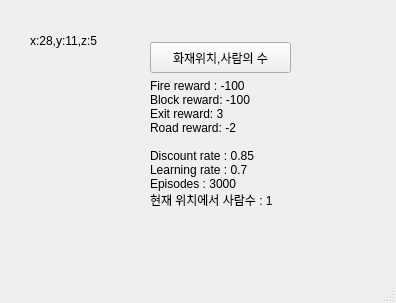
<?xml version="1.0" encoding="UTF-8"?>
<ui version="4.0">
 <class>MainWindow</class>
 <widget class="QMainWindow" name="MainWindow">
  <property name="geometry">
   <rect>
    <x>0</x>
    <y>0</y>
    <width>396</width>
    <height>303</height>
   </rect>
  </property>
  <property name="windowTitle">
   <string>MainWindow</string>
  </property>
  <widget class="QWidget" name="centralwidget">
   <widget class="QPushButton" name="btn1">
    <property name="geometry">
     <rect>
      <x>150</x>
      <y>42</y>
      <width>141</width>
      <height>31</height>
     </rect>
    </property>
    <property name="text">
     <string>화재위치,사람의 수</string>
    </property>
   </widget>
   <widget class="QLabel" name="label">
    <property name="geometry">
     <rect>
      <x>30</x>
      <y>30</y>
      <width>81</width>
      <height>21</height>
     </rect>
    </property>
    <property name="text">
     <string>x:28,y:11,z:5</string>
    </property>
   </widget>
   <widget class="QLabel" name="label_2">
    <property name="geometry">
     <rect>
      <x>150</x>
      <y>80</y>
      <width>151</width>
      <height>141</height>
     </rect>
    </property>
    <property name="text">
     <string>Fire reward : -100
Block reward: -100
Exit reward: 3
Road reward: -2

Discount rate : 0.85
Learning rate : 0.7
Episodes : 3000
현재 위치에서 사람수 : 1
</string>
    </property>
   </widget>
  </widget>
  <widget class="QMenuBar" name="menubar">
   <property name="geometry">
    <rect>
     <x>0</x>
     <y>0</y>
     <width>396</width>
     <height>21</height>
    </rect>
   </property>
  </widget>
  <widget class="QStatusBar" name="statusbar"/>
 </widget>
 <resources/>
 <connections/>
</ui>
